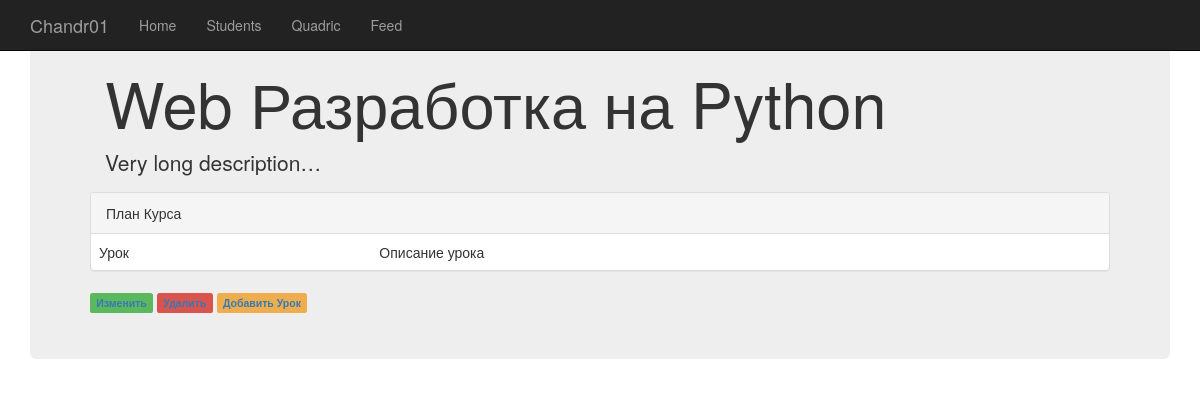
The page /course/4 on the database as committed earlier.
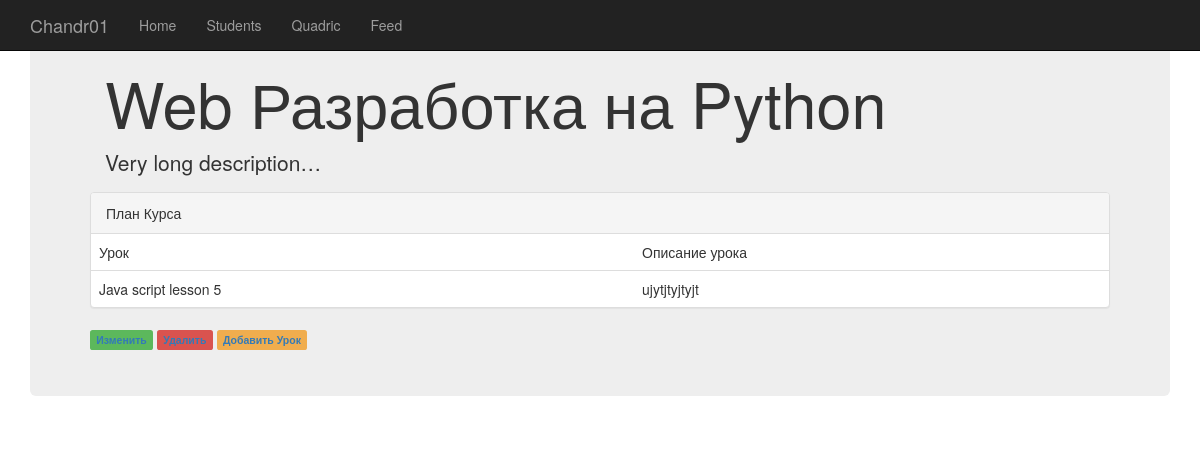
The same page on the database as committed later.
### course/models.py (models this page shows, shortened)
class Lesson(models.Model):
    subject = models.CharField(max_length=255)
    description = models.TextField(max_length=2000)
    course = models.ForeignKey(Course, null=True, on_delete=models.DO_NOTHING)
    order = models.PositiveIntegerField(null=True, unique=True)

### course/views.py (the view)
# urls.py: url(r'^course/(?P<identer>\d+)$', views.course_description),
def course_description(request, identer):
    course = Course.objects.get(id=identer)
    lessons = Lesson.objects.filter(course=course)
    return render(request, 'course_detail.html', {'course': course,
                                                  'lessons': lessons})

### templates/course_detail.html (shortened to what this page needs)
{% extends "base.html" %}
{% block name %}<h1>Web Разработка на Python</h1>{% endblock name %}
{% block opisanie %}<p>{{ course.description|truncatechars:22 }}</p>{% endblock opisanie %}
{% block content %}  <div class="panel panel-default">
          <div class="panel-heading">План Курса</div>
          <table class="table">
              <tr>
                <td>Урок</td><td>Описание урока</td>
              </tr>
                {% for i in lessons %}
                <tr>
                      <td>{{ i.subject }}</td><td>{{ i.description }}</td>
                </tr>
                {% endfor %}
          </table>
          </div>
<span class="label label-success"><a href="/course/edit/{{ course.id }}">Изменить</a></span>
<span class="label label-danger"><a href="/course/remove/{{ course.id }}">Удалить</a></span>
<span class="label label-warning"><a href="/lesson/add/{{ course.id }}">Добавить Урок</a></span>
{% endblock content %}

Rows that differ between the two databases and show on the page:
added Lesson: subject "Java script lesson 5", description "ujytjtyjtyjt"
